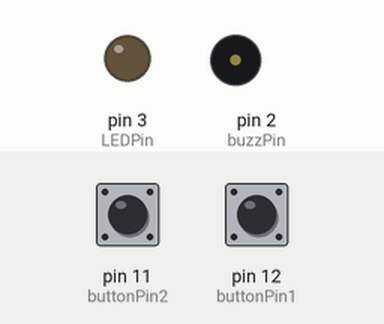
This sketch was run on a simulated Arduino Uno, built with avr-gcc and run on an emulated ATmega328P. On the bench: output pins drawn as LEDs (lit = HIGH), buzzer (waves = sounding, pin HIGH). Inputs (shaded band) come from the test bench; at power-on: pin 11 (buttonPin2) HIGH, pin 12 (buttonPin1) HIGH.

Above: at 1.2 s.
1.3 s: pin 11 (buttonPin2) pulled LOW for 1 s
At 1.7 s:
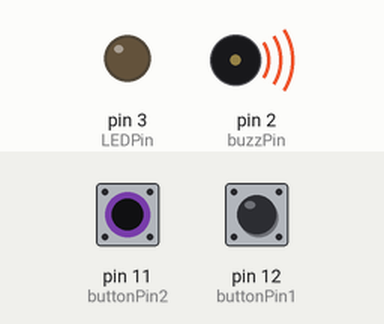
4.1 s: pin 12 (buttonPin1) pulled LOW for 1 s
At 5.7 s:
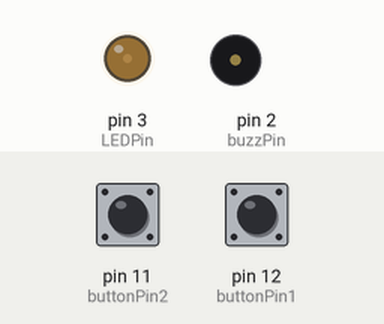
7.1 s: pin 12 (buttonPin1) pulled LOW for 3.2 s
At 11.5 s:
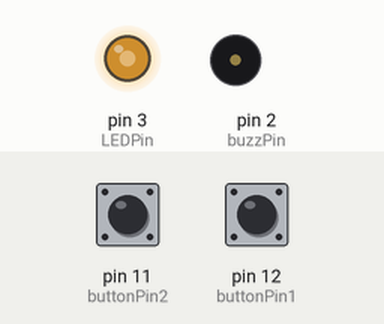
11.8 s: pin 12 (buttonPin1) pulled LOW for 3.2 s
At 16.2 s:
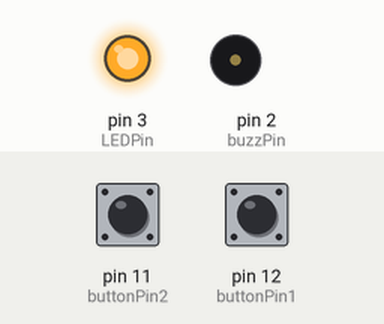
16.5 s: pin 12 (buttonPin1) pulled LOW for 0.15 s
At 17.0 s:
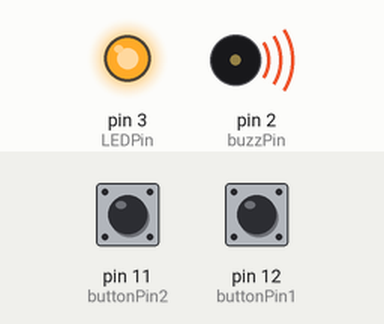
18.6 s: pin 11 (buttonPin2) pulled LOW for 3.2 s
At 20.17 s:
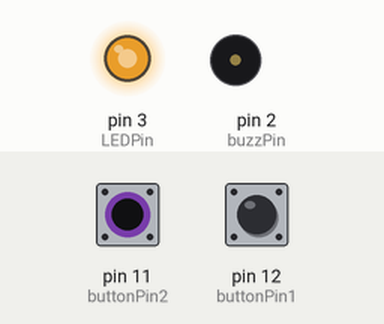
Timing chart, 0 to 23.4 s (numbered marks = the images above; inputs shaded):
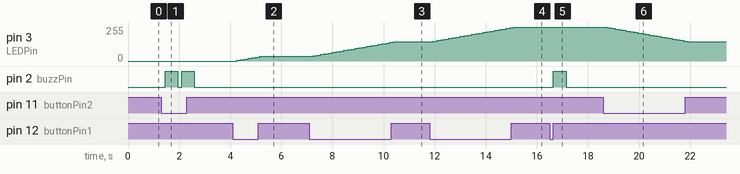

Measured:
- after the input at 1.3 s, pin 2 (buzzPin): alternates HIGH for 0.50 s and LOW for 0.15 s, 4 changes in all, then stays LOW, starting after 0.15 s
- after the input at 4.1 s, pin 3 (LEDPin): moves from 0/255 to 35/255 over 0.90 s, starting after 0.15 s
- after the input at 7.1 s, pin 3 (LEDPin): moves from 35/255 to 145/255 over 3.2 s, starting after 0.15 s
- after the input at 11.8 s, pin 3 (LEDPin): moves from 145/255 to 255/255 over 3.2 s, starting after 0.15 s
- after the input at 16.5 s, pin 2 (buzzPin): LOW → HIGH after 0.15 s, → LOW 0.50 s later
- after the input at 18.6 s, pin 3 (LEDPin): moves from 255/255 to 145/255 over 3.2 s, starting after 0.15 s

The sketch:

Pushbutton_DimmableLED.ino
```cpp
int LEDPin = 3;
int buzzPin = 2;
int buttonPin1 = 12;
int buttonPin2 = 11;
int buttonVal1;
int buttonVal2;
int LEDBright = 0;
int LEDAdjust = 150;
int dt = 500;

void setup() {
  // put your setup code here, to run once:
Serial.begin(9600);
pinMode(LEDPin, OUTPUT);
pinMode(buzzPin, OUTPUT);
pinMode(buttonPin1, INPUT);
pinMode(buttonPin2, INPUT);
}

void loop() {
  // put your main code here, to run repeatedly:
buttonVal1 = digitalRead(buttonPin1);
buttonVal2 = digitalRead(buttonPin2);

//Serial.print("Button 1 = ");
//Serial.print(buttonVal1);
//Serial.print(", ");
//Serial.print("Button 2 = ");
//Serial.println(buttonVal2);
//delay(dt);

if(buttonVal1 == 0){
  LEDBright = LEDBright+5;
  delay(LEDAdjust);
  }
if(buttonVal2 == 0){
  LEDBright = LEDBright-5;
  delay(LEDAdjust);
  }
if(LEDBright > 255){
  digitalWrite(buzzPin, HIGH);
  delay(dt);
  digitalWrite(buzzPin, LOW);
  LEDBright = 255;
  }
if(LEDBright < 0){
  digitalWrite(buzzPin, HIGH);
  delay(dt);
  digitalWrite(buzzPin, LOW);
  LEDBright = 0;
  }

//Serial.println(LEDBright); //To check the LED brightness value
analogWrite(LEDPin, LEDBright);
}
```
